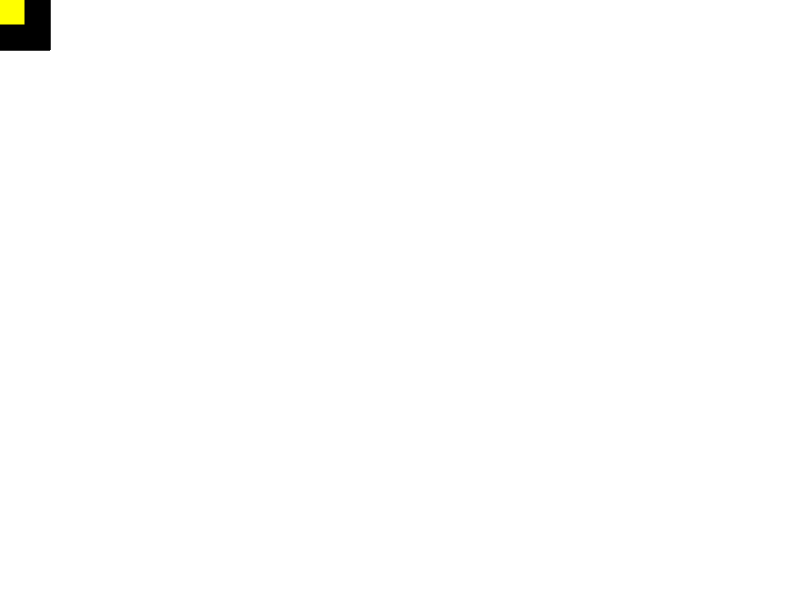
Frame 1 (no input)
Frame 60 (no input): identical to frame 1, image omitted
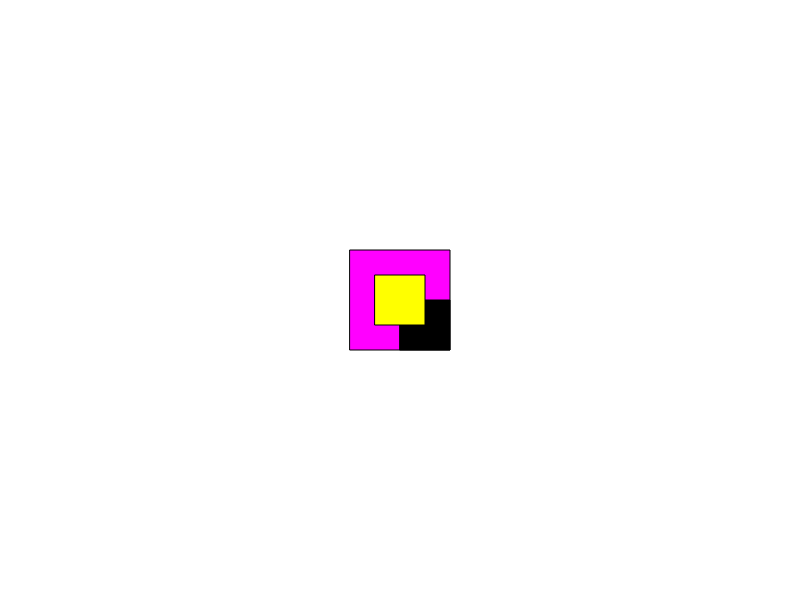
Frame 120 (the mouse pressed at the canvas centre since frame 60)

The p5.js sketch that drew these frames (run headless with seeded random() and noise() and a simulated clock; from frame 60 on, the mouse is pressed at the canvas centre):

// p5.js sketch
// ── sketch.js
function setup() {
  createCanvas(800, 600);
}

function draw() {
  // painter's algorithm
  background(255); // one number 0-255 is dark to light
  fill(255, 0, 255);
  rectMode(RADIUS);
  rect(mouseX, mouseY, 50, 50); // square
  rectMode(CORNER);
  fill(0);
  rect(mouseX, mouseY, 50, 50); // square
  rectMode(CENTER);
  fill(255, 255, 0);
  rect(mouseX, mouseY, 50, 50); // square
}
